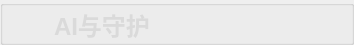
        <widget class="QGroupBox" name="groupBox">
         <property name="minimumSize">
          <size>
           <width>0</width>
           <height>45</height>
          </size>
         </property>
         <property name="maximumSize">
          <size>
           <width>16777215</width>
           <height>45</height>
          </size>
         </property>
         <property name="styleSheet">
          <string notr="true">#groupBox{
background-color: rgba(75, 75, 75, 200);
border: 0px solid #42adff;
border-left: 0px solid rgba(29, 83, 185, 255);
border-right: 0px solid rgba(29, 83, 185, 255);
border-bottom: 1px solid rgba(200, 200, 200,100);
;
border-radius:0px;}</string>
         </property>
         <property name="title">
          <string/>
         </property>
         <layout class="QHBoxLayout" name="horizontalLayout">
          <property name="spacing">
           <number>0</number>
          </property>
          <property name="topMargin">
           <number>0</number>
          </property>
          <property name="bottomMargin">
           <number>0</number>
          </property>
          <item>
           <widget class="QLabel" name="label_7">
            <property name="minimumSize">
             <size>
              <width>40</width>
              <height>40</height>
             </size>
            </property>
            <property name="maximumSize">
             <size>
              <width>40</width>
              <height>40</height>
             </size>
            </property>
            <property name="styleSheet">
             <string notr="true">image: url(:/img/icon/BRL.png);</string>
            </property>
            <property name="text">
             <string/>
            </property>
           </widget>
          </item>
          <item>
           <widget class="QLabel" name="label_4">
            <property name="styleSheet">
             <string notr="true">QLabel
{
	font-size: 24px;
	font-family: &quot;Microsoft YaHei&quot;;
	font-weight: bold;
 		border-radius:9px;
		background:rgba(66, 195, 255, 0);
color: rgb(218, 218, 218);
}
</string>
            </property>
            <property name="text">
             <string>AI与守护</string>
            </property>
           </widget>
          </item>
          <item>
           <spacer name="horizontalSpacer">
            <property name="orientation">
             <enum>Qt::Horizontal</enum>
            </property>
            <property name="sizeHint" stdset="0">
             <size>
              <width>40</width>
              <height>20</height>
             </size>
            </property>
           </spacer>
          </item>
          <item>
           <layout class="QHBoxLayout" name="horizontalLayout_5">
            <property name="spacing">
             <number>0</number>
            </property>
            <item>
             <widget class="QPushButton" name="minButton">
              <property name="minimumSize">
               <size>
                <width>50</width>
                <height>28</height>
               </size>
              </property>
              <property name="maximumSize">
               <size>
                <width>50</width>
                <height>28</height>
               </size>
              </property>
              <property name="styleSheet">
               <string notr="true">QPushButton {
border-style: solid;
border-width: 0px;
border-radius: 0px;
background-color: rgba(223, 223, 223, 0);}
QPushButton::focus{outline: none;}
QPushButton::hover {
border-style: solid;
border-width: 0px;
border-radius: 0px;
background-color: rgba(223, 223, 223, 150);}</string>
              </property>
              <property name="text">
               <string/>
              </property>
              <property name="icon">
               <iconset resource="../apprcc.qrc">
                <normaloff>:/img/icon/最小化.png</normaloff>:/img/icon/最小化.png</iconset>
              </property>
             </widget>
            </item>
            <item>
             <widget class="QPushButton" name="maxButton">
              <property name="minimumSize">
               <size>
                <width>50</width>
                <height>28</height>
               </size>
              </property>
              <property name="maximumSize">
               <size>
                <width>50</width>
                <height>28</height>
               </size>
              </property>
              <property name="styleSheet">
               <string notr="true">QPushButton {
border-style: solid;
border-width: 0px;
border-radius: 0px;
background-color: rgba(223, 223, 223, 0);}
QPushButton::focus{outline: none;}
QPushButton::hover {
border-style: solid;
border-width: 0px;
border-radius: 0px;
background-color: rgba(223, 223, 223, 150);}</string>
              </property>
              <property name="text">
               <string/>
              </property>
              <property name="icon">
               <iconset resource="../apprcc.qrc">
                <normaloff>:/img/icon/正方形.png</normaloff>
                <activeon>:/img/icon/还原.png</activeon>
                <selectedon>:/img/icon/还原.png</selectedon>:/img/icon/正方形.png</iconset>
              </property>
              <property name="checkable">
               <bool>true</bool>
              </property>
             </widget>
            </item>
            <item>
             <widget class="QPushButton" name="closeButton">
              <property name="minimumSize">
               <size>
                <width>50</width>
                <height>28</height>
               </size>
              </property>
              <property name="maximumSize">
               <size>
                <width>50</width>
                <height>28</height>
               </size>
              </property>
              <property name="styleSheet">
               <string notr="true">QPushButton {
border-style: solid;
border-width: 0px;
border-radius: 0px;
background-color: rgba(223, 223, 223, 0);}
QPushButton::focus{outline: none;}
QPushButton::hover {
border-style: solid;
border-width: 0px;
border-radius: 0px;
background-color: rgba(223, 223, 223, 150);}</string>
              </property>
              <property name="text">
               <string/>
              </property>
              <property name="icon">
               <iconset resource="../apprcc.qrc">
                <normaloff>:/img/icon/关闭.png</normaloff>:/img/icon/关闭.png</iconset>
              </property>
             </widget>
            </item>
           </layout>
          </item>
         </layout>
        </widget>
